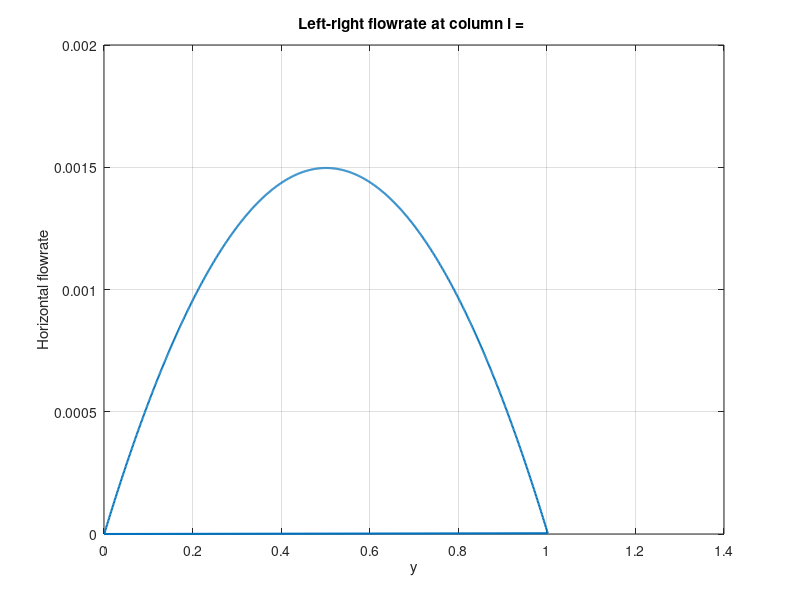
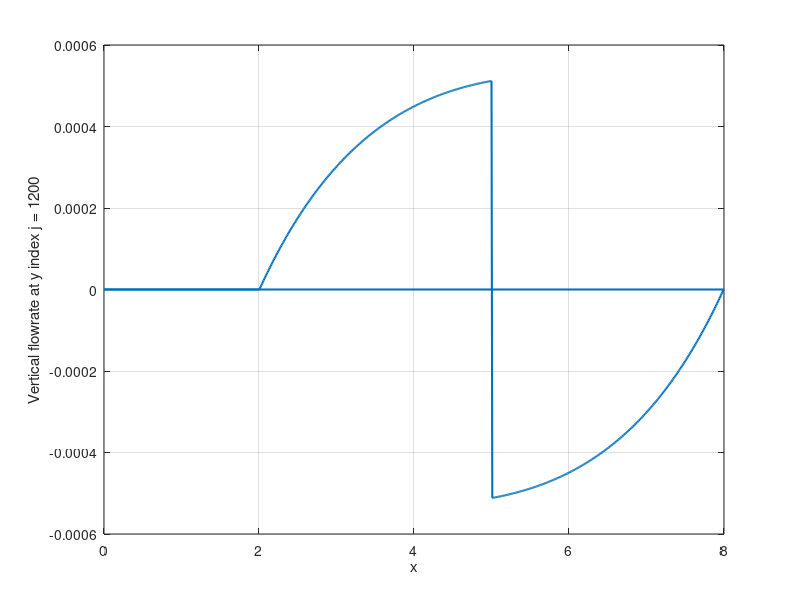

Source code (MATLAB) for these figures, in order:
clc; clear; close all;

% Parameters
delta = 0.5;
H0    = 1;
L     = 10;
Nx    = 500;

% Generate Ny
Ny = Nx * H0 / delta + (1:Nx);              % Symmetric vertical resolution

% Grid spacing
dx = (L/2) / Nx;
dy = delta * dx / (L / 2);

% x-coordinates (cell boundaries)
x_flow=zeros(max(Ny),Nx);
    for j=1:Nx
    for i=1:Ny(j)
    x_flow(i,j)=dx*j;
    end
    end

% Generate y_grid
 % y coordinates stored in an array
 for i=1:Nx
     y_flow(1,i)=dy;
     for j=2:Ny(i)
         y_flow(j,i)=y_flow(j-1,i)+dy;
     end
 end

% Get H (channel height) per column
H = max(y_flow, [], 1);
%

% Interior left right flowrate (Q)
for i =1:1:Nx
    for j=1:1:Ny(i)
        Q(j,i) = 6 * H0 / (H(i))^2 * ( - dy^2 / 2 + y_flow(j,i) * dy ...
            - dy^3 / (3 * H(i)) - (y_flow(j,i)^2 * dy) / H(i) ...
            + y_flow(j,i) * dy^2 / H(i));
    end
end
for i = 1:Nx-1
    for j = 1:max(Ny)
        Qr(j,i) = Q(j,Nx-i);
    end
end
Q=[Q,Qr];
for i = 1:Nx-1
    for j = 1:max(Ny)
        x_flowr(j,i) = L - x_flow(j,Nx-i);
        if x_flowr(j,i) == L
            x_flowr(j,i) = 0;
        end
    end
end

x_flow=[x_flow,x_flowr];
for i = 1:Nx-1
    for j = 1:max(Ny)
        y_flowr(j,i) = y_flow(j,Nx-i);
    end
end

y_flow=[y_flow,y_flowr];

% Plot example horizontal flowrate profile
figure;
plot(y_flow(:,2),Q(:,2), 'LineWidth', 1.5)
xlabel('y')
ylabel('Horizontal flowrate')
title('Left-right flowrate at column i = ')
grid on

% Top-bottom flowrate evaluation
F_tb = zeros(max(Ny), Nx);  % Preallocate
%
j_eval = 1200;               % Chosen vertical index
for j = 1:Nx
    for i = 1:Ny(j)-1
        F_tb(i,j) = 6 * (y_flow(i,j))^2 * H0 * (-1 / (2 * (H(j))^2) ...
            + y_flow(i,j) / (3 * (H(j))^3) + 1 / (2 * (H(j)-2*delta*dx/L)^2) ...
            - y_flow(i,j) / (3 * (H(j)-2*delta*dx/L)^3));
    end
end
for i = 1:Nx-1
    for j = 1:max(Ny)
        F_tbr(j,i) = -F_tb(j,Nx-i);
    end
end

F_tb=[F_tb,F_tbr];

% Plot vertical flowrate at a specific height
figure;
plot(x_flow(j_eval,:), F_tb(j_eval,:), 'LineWidth', 1.5)
xlabel('x')
ylabel(['Vertical flowrate at y index j = ', num2str(j_eval)])
grid on